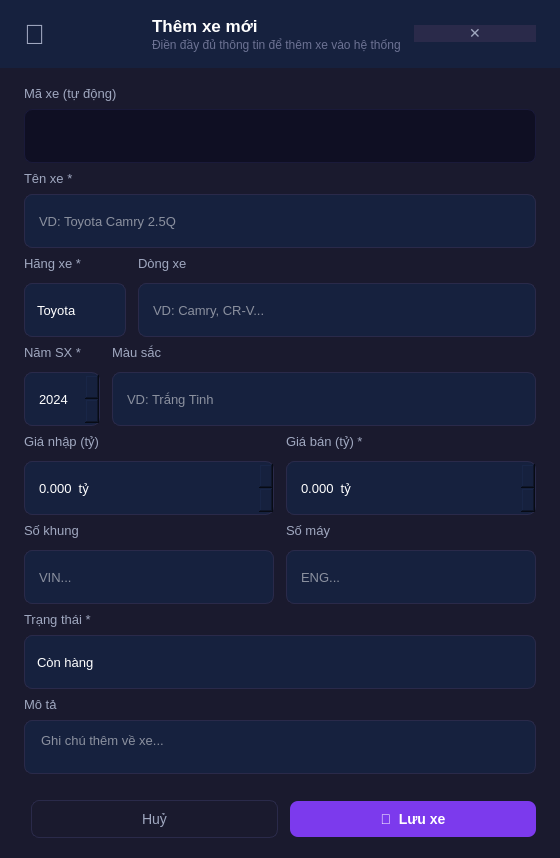
<?xml version="1.0" encoding="UTF-8"?>
<ui version="4.0">
 <class>DialogThemXe</class>
 <widget class="QDialog" name="DialogThemXe">
  <property name="geometry">
   <rect><x>0</x><y>0</y><width>560</width><height>680</height></rect>
  </property>
  <property name="windowTitle">
   <string>Thêm xe mới</string>
  </property>
  <property name="styleSheet">
   <string notr="true">
QDialog { background-color: #1a1a2e; color: #ffffff; }
QLabel { color: #a0a8c0; font-size: 13px; }
QLineEdit, QComboBox, QSpinBox, QDoubleSpinBox, QTextEdit {
    background-color: #16213e; border: 1px solid #2a2a4a;
    border-radius: 8px; color: #ffffff; padding: 8px 12px;
    font-size: 13px; min-height: 36px;
}
QLineEdit:focus, QComboBox:focus, QSpinBox:focus,
QDoubleSpinBox:focus, QTextEdit:focus {
    border: 1px solid #7c3aed; background-color: #1e1e3f;
}
QComboBox::drop-down { border: none; }
QComboBox QAbstractItemView {
    background-color: #16213e; border: 1px solid #2a2a4a;
    color: #ffffff; selection-background-color: #7c3aed;
}
QPushButton#btnLuu {
    background-color: #7c3aed; color: white; border: none;
    border-radius: 8px; padding: 10px 24px;
    font-size: 14px; font-weight: bold;
}
QPushButton#btnLuu:hover { background-color: #6d28d9; }
QPushButton#btnHuy {
    background-color: transparent; color: #a0a8c0;
    border: 1px solid #2a2a4a; border-radius: 8px;
    padding: 10px 24px; font-size: 14px;
}
QPushButton#btnHuy:hover { background-color: #2a2a4a; color: #ffffff; }
QFrame#frameHeader { background-color: #16213e; }
QFrame#frameDivider { background-color: #2a2a4a; }
   </string>
  </property>

  <layout class="QVBoxLayout" name="mainLayout">
   <property name="spacing"><number>0</number></property>
   <property name="leftMargin"><number>0</number></property>
   <property name="topMargin"><number>0</number></property>
   <property name="rightMargin"><number>0</number></property>
   <property name="bottomMargin"><number>0</number></property>

   <!-- HEADER -->
   <item>
    <widget class="QFrame" name="frameHeader">
     <property name="minimumHeight"><number>72</number></property>
     <layout class="QHBoxLayout">
      <property name="leftMargin"><number>24</number></property>
      <property name="topMargin"><number>16</number></property>
      <property name="rightMargin"><number>24</number></property>
      <property name="bottomMargin"><number>16</number></property>
      <item>
       <widget class="QLabel" name="lblIcon">
        <property name="text"><string>🚗</string></property>
        <property name="styleSheet"><string>font-size:28px;</string></property>
       </widget>
      </item>
      <item>
       <layout class="QVBoxLayout">
        <property name="spacing"><number>2</number></property>
        <item>
         <widget class="QLabel" name="lblTitle">
          <property name="text"><string>Thêm xe mới</string></property>
          <property name="styleSheet"><string>color:#ffffff; font-size:17px; font-weight:bold;</string></property>
         </widget>
        </item>
        <item>
         <widget class="QLabel" name="lblSub">
          <property name="text"><string>Điền đầy đủ thông tin để thêm xe vào hệ thống</string></property>
          <property name="styleSheet"><string>color:#6c7293; font-size:12px;</string></property>
         </widget>
        </item>
       </layout>
      </item>
      <item>
       <spacer><property name="orientation"><enum>Qt::Horizontal</enum></property></spacer>
      </item>
      <item>
       <widget class="QPushButton" name="btnClose">
        <property name="text"><string>✕</string></property>
        <property name="fixedWidth"><number>32</number></property>
        <property name="fixedHeight"><number>32</number></property>
        <property name="styleSheet">
         <string>QPushButton{background:#2a2a4a;border:none;border-radius:16px;color:#a0a8c0;font-size:14px;}
QPushButton:hover{background:#e53e3e;color:white;}</string>
        </property>
       </widget>
      </item>
     </layout>
    </widget>
   </item>

   <!-- DIVIDER 1 -->
   <item>
    <widget class="QFrame" name="frameDivider">
     <property name="maximumHeight"><number>1</number></property>
     <property name="styleSheet"><string>background:#2a2a4a;</string></property>
    </widget>
   </item>

   <!-- FORM AREA -->
   <item>
    <layout class="QVBoxLayout" name="formLayout">
     <property name="leftMargin"><number>24</number></property>
     <property name="topMargin"><number>18</number></property>
     <property name="rightMargin"><number>24</number></property>
     <property name="bottomMargin"><number>10</number></property>
     <property name="spacing"><number>8</number></property>

     <!-- Mã xe -->
     <item><widget class="QLabel"><property name="text"><string>Mã xe (tự động)</string></property></widget></item>
     <item>
      <widget class="QLineEdit" name="txtMaXe">
       <property name="readOnly"><bool>true</bool></property>
       <property name="styleSheet"><string>background:#0f0f23;color:#6c7293;border:1px solid #1a1a3a;</string></property>
      </widget>
     </item>

     <!-- Tên xe -->
     <item><widget class="QLabel"><property name="text"><string>Tên xe *</string></property></widget></item>
     <item>
      <widget class="QLineEdit" name="txtTenXe">
       <property name="placeholderText"><string>VD: Toyota Camry 2.5Q</string></property>
      </widget>
     </item>

     <!-- Hàng 2 col: Hãng + Dòng xe -->
     <item>
      <layout class="QHBoxLayout" name="row2">
       <property name="spacing"><number>12</number></property>
       <item>
        <layout class="QVBoxLayout">
         <item><widget class="QLabel"><property name="text"><string>Hãng xe *</string></property></widget></item>
         <item>
          <widget class="QComboBox" name="cmbHang">
           <item><property name="text"><string>Toyota</string></property></item>
           <item><property name="text"><string>Honda</string></property></item>
           <item><property name="text"><string>Ford</string></property></item>
           <item><property name="text"><string>Mazda</string></property></item>
           <item><property name="text"><string>Hyundai</string></property></item>
           <item><property name="text"><string>Kia</string></property></item>
           <item><property name="text"><string>Mitsubishi</string></property></item>
           <item><property name="text"><string>Suzuki</string></property></item>
           <item><property name="text"><string>Khác</string></property></item>
          </widget>
         </item>
        </layout>
       </item>
       <item>
        <layout class="QVBoxLayout">
         <item><widget class="QLabel"><property name="text"><string>Dòng xe</string></property></widget></item>
         <item>
          <widget class="QLineEdit" name="txtDongXe">
           <property name="placeholderText"><string>VD: Camry, CR-V...</string></property>
          </widget>
         </item>
        </layout>
       </item>
      </layout>
     </item>

     <!-- Hàng: Năm SX + Màu sắc -->
     <item>
      <layout class="QHBoxLayout" name="row3">
       <property name="spacing"><number>12</number></property>
       <item>
        <layout class="QVBoxLayout">
         <item><widget class="QLabel"><property name="text"><string>Năm SX *</string></property></widget></item>
         <item>
          <widget class="QSpinBox" name="spnNamSX">
           <property name="minimum"><number>2000</number></property>
           <property name="maximum"><number>2030</number></property>
           <property name="value"><number>2024</number></property>
          </widget>
         </item>
        </layout>
       </item>
       <item>
        <layout class="QVBoxLayout">
         <item><widget class="QLabel"><property name="text"><string>Màu sắc</string></property></widget></item>
         <item>
          <widget class="QLineEdit" name="txtMauSac">
           <property name="placeholderText"><string>VD: Trắng Tinh</string></property>
          </widget>
         </item>
        </layout>
       </item>
      </layout>
     </item>

     <!-- Hàng: Giá nhập + Giá bán -->
     <item>
      <layout class="QHBoxLayout" name="row4">
       <property name="spacing"><number>12</number></property>
       <item>
        <layout class="QVBoxLayout">
         <item><widget class="QLabel"><property name="text"><string>Giá nhập (tỷ)</string></property></widget></item>
         <item>
          <widget class="QDoubleSpinBox" name="spnGiaNhap">
           <property name="decimals"><number>3</number></property>
           <property name="maximum"><number>100.000000000000000</number></property>
           <property name="singleStep"><number>0.050000000000000</number></property>
           <property name="suffix"><string>  tỷ</string></property>
          </widget>
         </item>
        </layout>
       </item>
       <item>
        <layout class="QVBoxLayout">
         <item><widget class="QLabel"><property name="text"><string>Giá bán (tỷ) *</string></property></widget></item>
         <item>
          <widget class="QDoubleSpinBox" name="spnGiaBan">
           <property name="decimals"><number>3</number></property>
           <property name="maximum"><number>100.000000000000000</number></property>
           <property name="singleStep"><number>0.050000000000000</number></property>
           <property name="suffix"><string>  tỷ</string></property>
          </widget>
         </item>
        </layout>
       </item>
      </layout>
     </item>

     <!-- Hàng: Số khung + Số máy -->
     <item>
      <layout class="QHBoxLayout" name="row5">
       <property name="spacing"><number>12</number></property>
       <item>
        <layout class="QVBoxLayout">
         <item><widget class="QLabel"><property name="text"><string>Số khung</string></property></widget></item>
         <item>
          <widget class="QLineEdit" name="txtSoKhung">
           <property name="placeholderText"><string>VIN...</string></property>
          </widget>
         </item>
        </layout>
       </item>
       <item>
        <layout class="QVBoxLayout">
         <item><widget class="QLabel"><property name="text"><string>Số máy</string></property></widget></item>
         <item>
          <widget class="QLineEdit" name="txtSoMay">
           <property name="placeholderText"><string>ENG...</string></property>
          </widget>
         </item>
        </layout>
       </item>
      </layout>
     </item>

     <!-- Trạng thái -->
     <item><widget class="QLabel"><property name="text"><string>Trạng thái *</string></property></widget></item>
     <item>
      <widget class="QComboBox" name="cmbTrangThai">
       <item><property name="text"><string>Còn hàng</string></property></item>
       <item><property name="text"><string>Đã bán</string></property></item>
       <item><property name="text"><string>Đặt cọc</string></property></item>
       <item><property name="text"><string>Bảo dưỡng</string></property></item>
      </widget>
     </item>

     <!-- Mô tả -->
     <item><widget class="QLabel"><property name="text"><string>Mô tả</string></property></widget></item>
     <item>
      <widget class="QTextEdit" name="txtMoTa">
       <property name="maximumHeight"><number>72</number></property>
       <property name="placeholderText"><string>Ghi chú thêm về xe...</string></property>
      </widget>
     </item>

    </layout>
   </item>

   <!-- DIVIDER 2 -->
   <item>
    <widget class="QFrame" name="frameDivider2">
     <property name="maximumHeight"><number>1</number></property>
     <property name="styleSheet"><string>background:#2a2a4a;</string></property>
    </widget>
   </item>

   <!-- BUTTONS -->
   <item>
    <layout class="QHBoxLayout" name="btnLayout">
     <property name="leftMargin"><number>24</number></property>
     <property name="topMargin"><number>16</number></property>
     <property name="rightMargin"><number>24</number></property>
     <property name="bottomMargin"><number>20</number></property>
     <property name="spacing"><number>12</number></property>
     <item>
      <spacer><property name="orientation"><enum>Qt::Horizontal</enum></property></spacer>
     </item>
     <item>
      <widget class="QPushButton" name="btnHuy">
       <property name="text"><string>Huỷ</string></property>
      </widget>
     </item>
     <item>
      <widget class="QPushButton" name="btnLuu">
       <property name="text"><string>💾  Lưu xe</string></property>
      </widget>
     </item>
    </layout>
   </item>

  </layout>
 </widget>
 <resources/>
 <connections/>
</ui>
